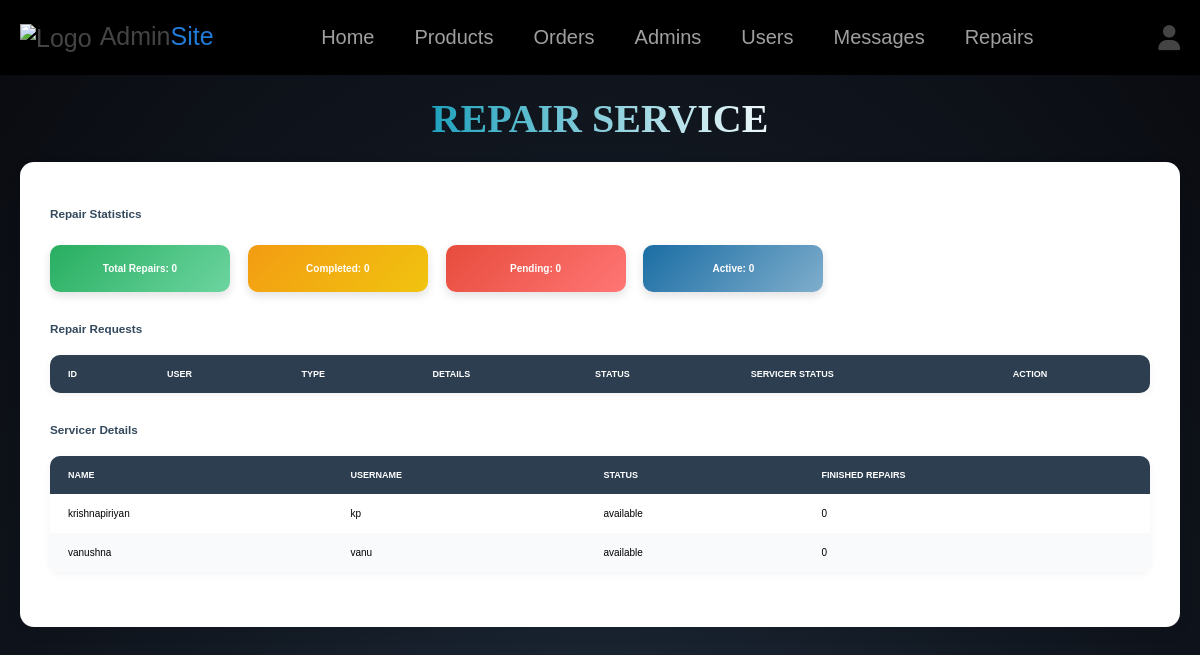
The app's page /admin/repair_details.php (signed in) with its own data.
### tables this page shows
CREATE TABLE `servicers` (
  `id` int(11) NOT NULL,
  `name` varchar(100) DEFAULT NULL,
  `username` varchar(100) DEFAULT NULL,
  `password` varchar(255) DEFAULT NULL,
  `skills` varchar(200) DEFAULT NULL,
  `status` enum('available','busy') DEFAULT 'available'
);

### admin/repair_details.php (the view, shortened to what this page needs)
<?php
include '../components/connect.php';
$total     = $conn->query("SELECT COUNT(*) as c FROM repairs")->fetch(PDO::FETCH_ASSOC)['c'];
$completed = $conn->query("SELECT COUNT(*) as c FROM repairs WHERE servicer_status='completed'")->fetch(PDO::FETCH_ASSOC)['c'];
$pending   = $conn->query("SELECT COUNT(*) as c FROM repairs WHERE admin_status='pending'")->fetch(PDO::FETCH_ASSOC)['c'];
$active    = $conn->query("SELECT COUNT(*) as c FROM repairs WHERE servicer_status='in-progress'")->fetch(PDO::FETCH_ASSOC)['c'];
$servicers = $conn->query("SELECT s.*,
    (SELECT COUNT(*) FROM repairs r WHERE r.servicer_id=s.id AND r.servicer_status='completed') as finished_count
    FROM servicers s")
    ->fetchAll(PDO::FETCH_ASSOC);
?>
<!DOCTYPE html>
<html lang="en">
<head>
<link rel="stylesheet" href="https://cdnjs.cloudflare.com/ajax/libs/font-awesome/6.1.1/css/all.min.css">
<link rel="stylesheet" href="../css/admin_style.css">
</head>
<body>
<?php include '../components/admin_header.php'; ?>
<section class="repair_details">
    <h1 class="heading">Repair Service</h1>
    <div class="box-container">
        <h3>Repair Statistics</h3>
        <div class="card">Total Repairs: <?= $total ?></div>
        <div class="card">Completed: <?= $completed ?></div>
        <div class="card">Pending: <?= $pending ?></div>
        <div class="card">Active: <?= $active ?></div>
        <h3>Repair Requests</h3>
        <table class="repair-requests">
            <thead>
            <tr>
                <th>ID</th>
                <th>User</th>
                <th>Type</th>
                <th>Details</th>
                <th>Status</th>
                <th>Servicer Status</th>
                <th>Action</th>
            </tr>
            </thead>
        </table>
        <h3>Servicer Details</h3>
        <table class="servicer-details">
            <thead>
            <tr>
                <th>Name</th>
                <th>Username</th>
                <th>Status</th>
                <th>Finished Repairs</th>
            </tr>
            </thead>
            <tbody>
            <?php foreach($servicers as $s) { ?>
            <tr>
                <td data-label="Name"><?= htmlspecialchars($s['name']) ?></td>
                <td data-label="Username"><?= htmlspecialchars($s['username']) ?></td>
                <td data-label="Status"><?= htmlspecialchars($s['status']) ?></td>
                <td data-label="Finished"><?= $s['finished_count'] ?></td>
            </tr>
            <?php } ?>
            </tbody>
        </table>
    </div>
</section>
</body>
</html>

### css/admin_style.css (style rules this page uses)
:root { --main-color:#227ad7; --orange:#f39c12; --red:#e74c3c; --black:#444; --white:#fff; --light-color:#777; --light-bg:#f5f5f5; --border:.2rem solid var(--black); --box-shadow:0 .5rem 1rem rgba(0,0,0,.1); --button-color:#ab4100; --button-hover-color:#ab42007b; --description-color:#2c5f64; --update-color:#312bd7be; --delete-color: #d73232; --update-hover-color:#171383b8; --delete-hover-color:#c62525ca; --add_img_color:#17b5c0; --add_img_hover_color:#17b5c082; --new_black :#000; }
* { font-family: 'Poppins', sans-serif; margin:0; padding:0; box-sizing: border-box; outline: none; border:none; text-decoration: none; }
html { font-size: 62.5%; overflow-x: hidden; }
body { background: radial-gradient(ellipse at bottom, #1b2735 0%, #090a0f 100%); overflow: auto; -webkit-overflow-scrolling: touch; min-height: 100vh; }
section { padding:2rem; max-width: 1200px; margin:0 auto; }
.heading { font-family: 'Times New Roman', serif; font-size: 4rem; color:var(--black); margin-bottom: 2rem; text-align: center; text-transform: uppercase; font-weight: bold; background: linear-gradient(90deg, #ffffff, #109cb8, #ffffff, #e1e3e3); -webkit-background-clip: text; background-clip: text; -webkit-text-fill-color: transparent; }
.repair_details h3 { color: #34495e; margin: 20px 0 15px; font-weight: 600; }
.repair_details .box-container { background: #fff; padding: 25px 30px; border-radius: 14px; box-shadow: 0 5px 15px rgba(0, 0, 0, 0.08); }
.card { display: inline-block; min-width: 180px; padding: 18px 22px; margin: 10px 15px 10px 0; border-radius: 10px; color: #fff; font-weight: 600; font-size: 1rem; text-align: center; box-shadow: 0 4px 10px rgba(0, 0, 0, 0.12); transition: all 0.25s ease-in-out; }
.card:nth-child(5) { background: linear-gradient(135deg, #1a6da4, #1a6da48e); }
.card:nth-child(2) { background: linear-gradient(135deg, #27ae60, #6dd5a0); }
.card:nth-child(3) { background: linear-gradient(135deg, #f39c12, #f1c40f); }
.card:nth-child(4) { background: linear-gradient(135deg, #e74c3c, #ff7675); }
table { width: 100%; border-collapse: collapse; margin: 20px 0 30px; background: #fff; border-radius: 10px; overflow: hidden; box-shadow: 0 2px 10px rgba(0, 0, 0, 0.05); }
table th, table td { padding: 14px 18px; text-align: left; }
table th { background: #2c3e50; color: #fff; font-weight: 600; text-transform: uppercase; font-size: 0.9rem; }
table tr:nth-child(even) { background: #f9fafc; }

### records on screen
servicers: name "krishnapiriyan", username "kp", status "available", finished_count "0"
servicers: name "vanushna", username "vanu", status "available", finished_count "0"

### other values on screen
$total "0"
$completed "0"
$pending "0"
$active "0"
